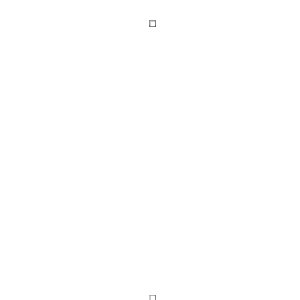
Frame 1 (no input)
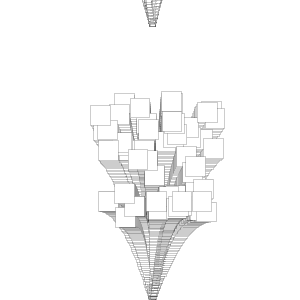
Frame 60 (the mouse pressed at the canvas centre just before this capture)
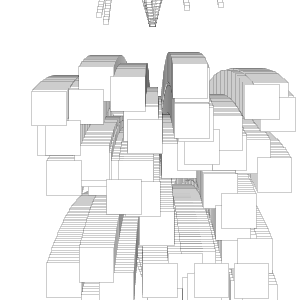
Frame 120 (the mouse held since frame 60 and released just before this capture)

The Processing sketch that drew these frames (run headless with seeded random() and noise(); from frame 60 on, the mouse is pressed at the canvas centre):

// Processing sketch: processing_42152
// ── processing_42152.pde

//sketch adjusted from - Original GenParticle sketch from Processing textbook p. 483
 
int numParticles = 100;

GenParticle[] p = new GenParticle[numParticles];
 
void setup() {
  size(300, 300);
  background(255,50);
  smooth();
  for (int i = 0; i < p.length; i++) {
    float velX = random(-1, 1);
    float velY = random(-5,-3);
   //velocity of the particles
    if(random(10) > 5){
      p[i] = new SparkParticle(width/2, 25, velX, velY, 5.0, width/2, 25); 
    }
    else{
      p[i] = new WaterParticle(width/2, height, velX, velY, 5.0, width/2, height); 
    }
  }
}
 
void draw() {
  
  for (int i = 0; i < p.length; i++) {
    p[i].update();
    p[i].regenerate();
    p[i].display();
  }
}
 
 
class WaterParticle extends GenParticle {
  float age;
 
  WaterParticle(float xIn, float yIn, float vxIn, float vyIn, float r, float ox, float oy) {
    super(xIn, yIn, vxIn, vyIn, r, ox, oy);
    age = 0; // sets up variables
  }
 
  void display() {
   stroke(0,50);
    fill(255);
   rect(x, y, radius, radius);
    radius+=0.25; // draws large rectangles that shoot outward
    age++;
  }
 
  void regenerate() {
    if ((x > width + radius) || (x < -radius) ||
      (y > height + radius) || (y < -radius)) {
      x = originX;
      y = originY-150;
      vx = random(-1, 1);
      vy = random(-10, 0);
      radius = 10.0;
      age = 0;
    }
  }
}
 
 
class SparkParticle extends GenParticle {
  float age;
 
  SparkParticle(float xIn, float yIn, float vxIn, float vyIn, float r, float ox, float oy) {
    super(xIn, yIn, vxIn, vyIn, r, ox, oy);
    age = random(100);
  }
 
  void update() {
    if(y >= height - radius) { // the bounce
      y = height - radius;
      vy = -0.5 * vy;
      radius = radius * 0.75;  //whenever the small white rectangles hit something they get smaller
    }
    vy = vy + gravity;
    y += vy;
    x += vx;
    age++;
  }
 
  void display() {
    
    fill(255);
    rect(x, y, radius, radius);
  }
 
  void regenerate() {
    if (age > 500) {    // rectangles go away when they reach age 500
      x = originX;
      y = originY;
      vx = random(-50, 50);    // this determines the directionality of the particles
      vy = random(-1, -0.5);
      age = 0;
      radius = 5.0;
    }
  }
}
 
 
class GenParticle extends Particle {
  float originX, originY;
 
  GenParticle(float xIn, float yIn, float vxIn, float vyIn, float r, float ox, float oy) {
    super(xIn, yIn, vxIn, vyIn, r);
    originX = ox;
    originY = oy;
  }
 
  void regenerate() {
    if ((x > width + radius) || (x < -radius) ||
      (y > height + radius) || (y < -radius)) {
      x = originX;
      y = originY;
      vx = random(-50.0, 50.0);
      vy = random(-30.0, 30.0);
    }
  }
}
 
 
class Particle {
  float x, y; 
  float vx, vy;
  float radius; 
  float gravity = .05;
 
  Particle(float xpos, float ypos, float velx, float vely, float r) {
    x = xpos;
    y = ypos;
    vx = velx;
    vy = vely;
    radius = r;
  }
 
  void update() {
    vy = vy + gravity;
    y += vy;
    x += vx;
  }
 
  void display() {
    rect(x, y, radius++, radius*2);
  }
}
